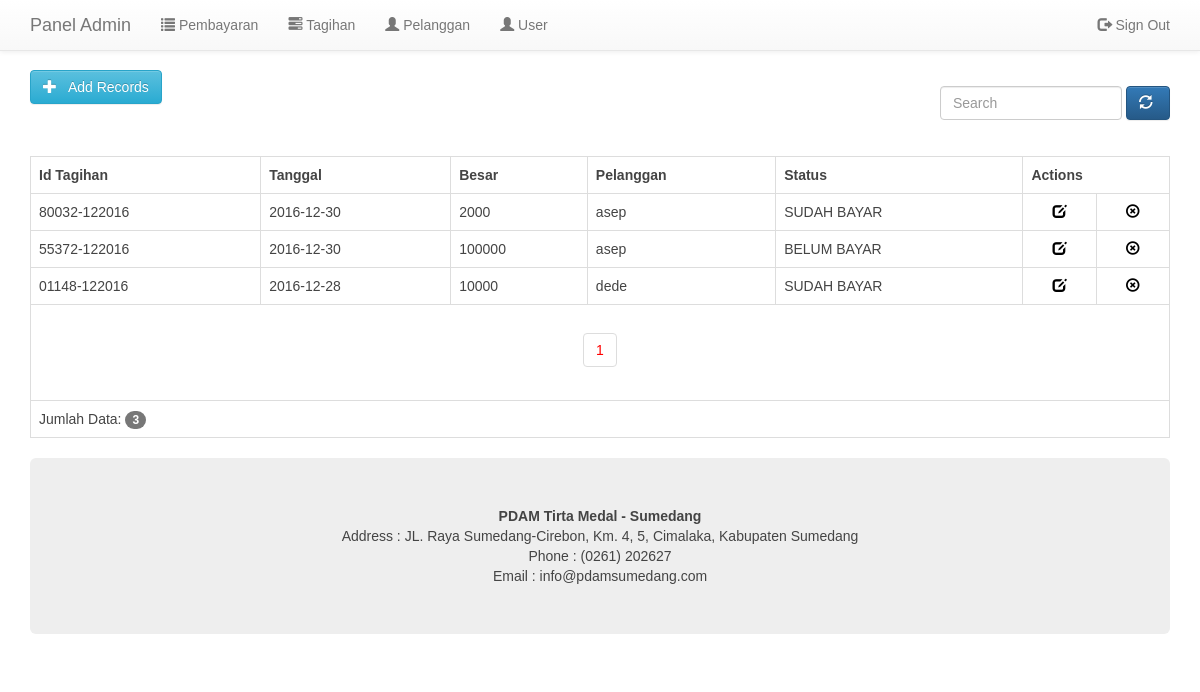
Screenshot of /admin/tagihan.php (signed in) with the database file from the repository.
### tables this page shows
CREATE TABLE `tagihan` (
  `idtagihan` text NOT NULL,
  `tanggal` date NOT NULL,
  `besar` text NOT NULL,
  `idpelanggan` int(100) NOT NULL,
  `status` text NOT NULL
);

CREATE TABLE `pelanggan` (
  `idpelanggan` int(100) NOT NULL,
  `namapelanggan` text NOT NULL,
  `alamat` text NOT NULL,
  `kontak` text NOT NULL
);

### admin/model/tagihan.php (the view, shortened to what this page needs)
<?php
class tagihan
{
	private $db;
	function __construct($DB_con)
	{
		$this->db = $DB_con;
	}
	public function tagihan($query)
	{
		$stmt = $this->db->prepare($query);
		$stmt->execute();
		if($stmt->rowCount()>0)
		{
			while($row=$stmt->fetch(PDO::FETCH_ASSOC))
			{
				?>
                <tr>
                <td><?php print($row['idtagihan']); ?></td>
                 <td><?php print($row['tanggal']); ?></td>
                 <td><?php print($row['besar']); ?></td>
                 <td><?php print($row['namapelanggan']); ?></td>
                 <td><?php print($row['status']); ?></td>
                 <td align="center">
                <a href="edit-tagihan?edit_id=<?php print($row['idtagihan']); ?>"><i class="glyphicon glyphicon-edit"></i></a>
                </td>
                <td align="center">
                <a href="tagihan.php?delete_id=<?php print($row['idtagihan']); ?>"><i class="glyphicon glyphicon-remove-circle"></i></a>
                </td>
                </tr>
                <?php
			}
		}
		else
		{
			?>
            <tr>
            <td>Nothing here...</td>
            </tr>
            <?php
		}
	}
				?>
            <?php
	public function paginglink($query,$records_per_page)
	{
		$self = $_SERVER['PHP_SELF'];
		$stmt = $this->db->prepare($query);
		$stmt->execute();
		$total_no_of_records = $stmt->rowCount();
		if($total_no_of_records > 0)
		{
			?><ul class="pagination"><?php
			$total_no_of_pages=ceil($total_no_of_records/$records_per_page);
			$current_page=1;
			for($i=1;$i<=$total_no_of_pages;$i++)
			{
				if($i==$current_page)
				{
					echo "<li><a href='".$self."?page_no=".$i."' style='color:red;'>".$i."</a></li>";
				}
				else
				{
					echo "<li><a href='".$self."?page_no=".$i."'>".$i."</a></li>";
				}
			}
			?></ul><?php
		}
	}
}

### admin/header.php (shortened to what this page needs)
<!DOCTYPE html>
<html lang="en">
  <head>
<link href="bootstrap/css/bootstrap.min.css" rel="stylesheet" media="screen">
<link href="bootstrap/css/bootstrap-theme.min.css" rel="stylesheet" media="screen">
<link rel="stylesheet" href="bootstrap/css/styles.css" type="text/css"  />
</head>
<body>
<nav class="navbar navbar-default navbar-fixed-top">
      <div class="container">
        <div class="navbar-header">
          <a class="navbar-brand" href="home">Panel Admin</a>
        </div>
        <div id="navbar" class="navbar-collapse collapse">
          <ul class="nav navbar-nav">
            <li><a href="pembayaran"><span class="glyphicon glyphicon-list"></span>  Pembayaran </a></li>
          <li><a href="tagihan"><span class="glyphicon glyphicon-tasks"></span> Tagihan</a></li>
          <li><a href="pelanggan"><span class="glyphicon glyphicon-user"></span> Pelanggan</a></li>
            <li><a href="userlist"><span class="glyphicon glyphicon-user"></span> User</a></li>
           </ul>
          <ul class="nav navbar-nav navbar-right">
                <li><a href="logout.php?logout=true"><span class="glyphicon glyphicon-log-out"></span>&nbsp;Sign Out</a></li>
              </ul>
        </div>
      </div>
    </nav>

### admin/tagihan.php (shortened to what this page needs)
<?php
include_once 'dbconfig.php';
include_once 'model/tagihan.php';
$crud = new tagihan($DB_con);
 include_once 'header.php';
$jmln = $DB_con->query('select count(*) from tagihan')->fetchColumn();
  ?>
<div class="container">
<a href="add-tagihan" class="btn btn-large btn-info"><i class="glyphicon glyphicon-plus"></i> &nbsp; Add Records</a>
<form class="navbar-form navbar-right" role="search" action="userlist" method="post">
                            <div class="form-group">
                            <input type="text" class="form-control" placeholder="Search" name="cari">
                            </div>
                            <a href="pelanggan" >
                             <button type="button" class="btn btn-outline btn-primary navbar-btn"><span class="glyphicon glyphicon-refresh"></span> </button></a>
                            </form>
</div>
<div class="clearfix"></div><br />
<div class="container">
	 <table class='table table-bordered table-responsive'>
     <tr>
     <th>Id Tagihan</th>
      <th>Tanggal</th>
       <th>Besar</th>
        <th>Pelanggan</th>
         <th>Status</th>
     <th colspan="2" align="center">Actions</th>
     </tr>
     <?php
                        $cari=$_POST['cari'];
                        if(isset($_POST)){
                      $query = "SELECT tagihan.* , pelanggan.namapelanggan from tagihan left join pelanggan on tagihan.idpelanggan = pelanggan.idpelanggan where idtagihan like'%$cari%' or pelanggan.namapelanggan like'%$cari%' ";
                        $records_per_page=10;
                        $newquery = $crud->paging($query,$records_per_page);
                        $crud->tagihan($newquery);
                        } else {
        $query = "SELECT tagihan.* ,pelanggan.namapelanggan from tagihan left join pelanggan on tagihan.idpelanggan = pelanggan.idpelanggan order by tanggal";
        $records_per_page=10;
        $newquery = $crud->paging($query,$records_per_page);
        $crud->dataview($newquery);
    }
     ?>
    <tr>
        <td colspan="7" align="center">
 			<div class="pagination-wrap">
            <?php $crud->paginglink($query,$records_per_page); ?>
        	</div>
        </td>
    </tr>
 <tr> <td colspan="7"> Jumlah Data: <span class="badge"><?php echo $jmln;?></span>
                </td>
                </tr>
</table>
<?php include_once 'footer.php'; ?>

### admin/footer.php (shortened to what this page needs)
<div class="jumbotron"><center>
<strong> PDAM Tirta Medal - Sumedang </strong>
<br> Address : JL. Raya Sumedang-Cirebon, Km. 4, 5, Cimalaka, Kabupaten Sumedang
 <br> Phone : (0261) 202627
 <br> Email : info@pdamsumedang.com
</div>
</body>
</html>

### rows the page displays
tagihan: idtagihan "80032-122016", tanggal "2016-12-30", besar "2000", pelanggan.namapelanggan "asep", status "SUDAH BAYAR"
tagihan: idtagihan "55372-122016", tanggal "2016-12-30", besar "100000", pelanggan.namapelanggan "asep", status "BELUM BAYAR"
tagihan: idtagihan "01148-122016", tanggal "2016-12-28", besar "10000", pelanggan.namapelanggan "dede", status "SUDAH BAYAR"

### other values shown
$jmln "3"
